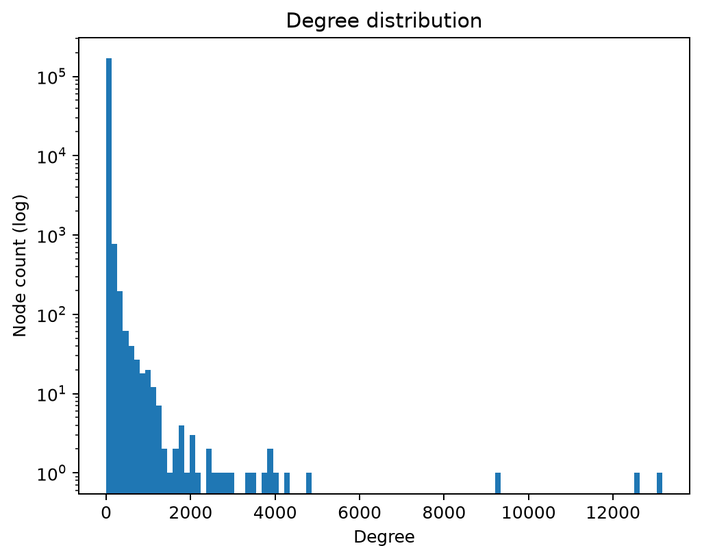
#> input picture results/graph_analysis/degree_distribution.png, 702 x 559 px, shrunk from 1025 x 816 before the run
$ python generate_dashboard_previews.py
#> lines starting #> are read from the running program, lines starting #| are printed output that depends on the picture
"""
Generate static visual preview cards for each of the 5 Streamlit Dashboard tabs,
fulfilling Task 08's deliverable: "Working dashboard and screenshots".
"""
import sys
from pathlib import Path

if sys.platform == "win32":
    if hasattr(sys.stdout, "reconfigure"):
        sys.stdout.reconfigure(encoding="utf-8", errors="replace")
    if hasattr(sys.stderr, "reconfigure"):
        sys.stderr.reconfigure(encoding="utf-8", errors="replace")

PROJECT_ROOT = Path(__file__).resolve().parent.parent
if str(PROJECT_ROOT) not in sys.path:
    sys.path.insert(0, str(PROJECT_ROOT))

import matplotlib.pyplot as plt
import matplotlib.image as mpimg
import pandas as pd

DASHBOARD_DIR = PROJECT_ROOT / "results" / "dashboard"
DASHBOARD_DIR.mkdir(parents=True, exist_ok=True)

print("--> Generating Dashboard Visual Screenshot Previews for Task 08...")

# 1. Tab 1 Preview: Graph Analysis
fig, (ax1, ax2) = plt.subplots(1, 2, figsize=(14, 6), facecolor="#0B1120")
fig.suptitle("📊 Tab 1: Graph Statistics & Network Topology (OGBN-Arxiv)", fontsize=16, color="#38BDF8", fontweight="bold", y=0.98)

deg_img_path = PROJECT_ROOT / "results" / "graph_analysis" / "degree_distribution.png"
if deg_img_path.exists():
    img1 = mpimg.imread(str(deg_img_path))
#> img1 is the input picture: shape (559, 702, 4) float32; mean R, G, B, A 0.952, 0.964, 0.972, 1
    ax1.imshow(img1)
    ax1.axis('off')
    ax1.set_title("Degree Distribution (Log-Scale)", color="#F1F5F9", fontsize=12)

sub_img_path = PROJECT_ROOT / "results" / "graph_analysis" / "sample_subgraph.png"
if sub_img_path.exists():
    img2 = mpimg.imread(str(sub_img_path))
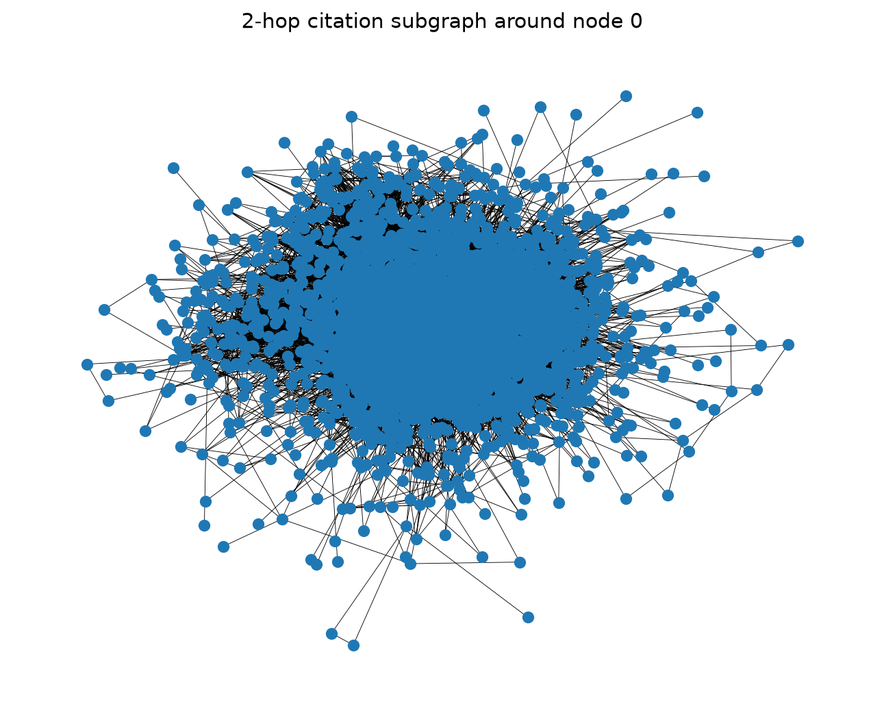
#> input picture results/graph_analysis/sample_subgraph.png, 884 x 715 px, shrunk from 1291 x 1044 before the run
#> img2 is the input picture: shape (715, 884, 4) float32; mean R, G, B, A 0.821, 0.878, 0.918, 1
    ax2.imshow(img2)
    ax2.axis('off')
    ax2.set_title("Sample 50-Node Citation Subgraph", color="#F1F5F9", fontsize=12)

plt.tight_layout()
plt.savefig(DASHBOARD_DIR / "tab1_graph_statistics.png", dpi=200, bbox_inches='tight', facecolor=fig.get_facecolor())
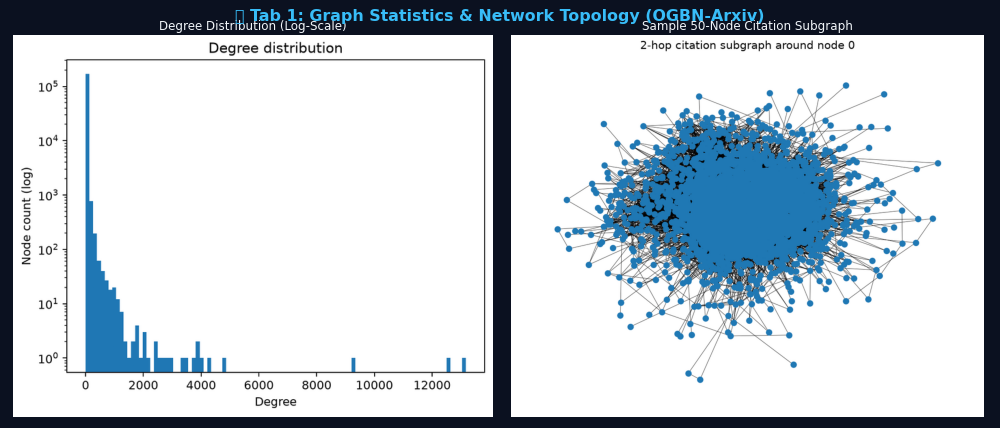
#> figure drawn by matplotlib, 2 panels
plt.close()
print("   --> Generated Tab 1 screenshot: results/dashboard/tab1_graph_statistics.png")

# 2. Tab 2 Preview: Training Dynamics
fig, (ax1, ax2) = plt.subplots(1, 2, figsize=(14, 6), facecolor="#0B1120")
fig.suptitle("📈 Tab 2: Training Dynamics & Loss Convergence", fontsize=16, color="#38BDF8", fontweight="bold", y=0.98)

gcn_train_path = PROJECT_ROOT / "results" / "training" / "gcn_training_plot.png"
if gcn_train_path.exists():
    img1 = mpimg.imread(str(gcn_train_path))
    ax1.imshow(img1)
    ax1.axis('off')
    ax1.set_title("Spectral GCN Training Trajectory", color="#F1F5F9", fontsize=12)

gat_train_path = PROJECT_ROOT / "results" / "training" / "gat_training_plot.png"
if gat_train_path.exists():
    img2 = mpimg.imread(str(gat_train_path))
    ax2.imshow(img2)
    ax2.axis('off')
    ax2.set_title("Multi-Head GAT Training Trajectory", color="#F1F5F9", fontsize=12)

plt.tight_layout()
plt.savefig(DASHBOARD_DIR / "tab2_training_dynamics.png", dpi=200, bbox_inches='tight', facecolor=fig.get_facecolor())
plt.close()
print("   --> Generated Tab 2 screenshot: results/dashboard/tab2_training_dynamics.png")

# 3. Tab 3 Preview: Model Evaluation
fig, (ax1, ax2) = plt.subplots(1, 2, figsize=(14, 6), facecolor="#0B1120")
fig.suptitle("🏆 Tab 3: Comparative Evaluation & 40-Class Confusion Matrices", fontsize=16, color="#38BDF8", fontweight="bold", y=0.98)

cm_gcn_path = PROJECT_ROOT / "results" / "evaluation" / "confusion_matrix_gcn.png"
if cm_gcn_path.exists():
    img1 = mpimg.imread(str(cm_gcn_path))
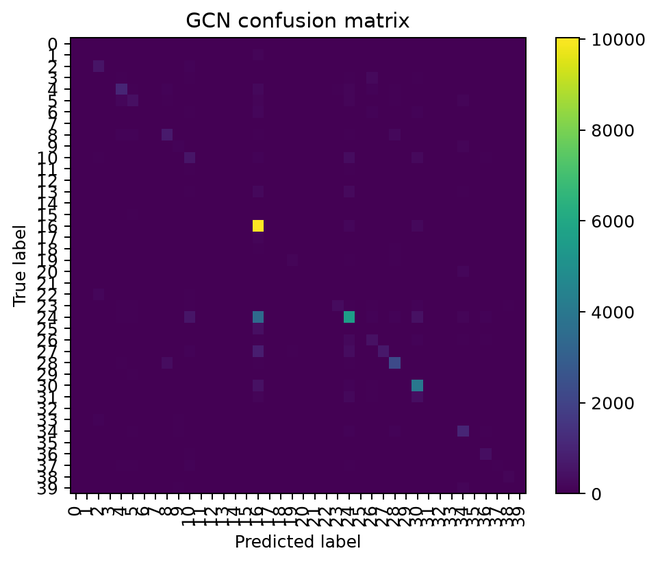
#> input picture results/evaluation/confusion_matrix_gcn.png, 658 x 564 px, shrunk from 961 x 823 before the run
#> img1 is the input picture: shape (564, 658, 4) float32; mean R, G, B, A 0.54, 0.403, 0.579, 1
    ax1.imshow(img1)
    ax1.axis('off')
    ax1.set_title("GCN 40-Class Confusion Matrix (58.64% Acc)", color="#F1F5F9", fontsize=12)

cm_gat_path = PROJECT_ROOT / "results" / "evaluation" / "confusion_matrix_gat.png"
if cm_gat_path.exists():
    img2 = mpimg.imread(str(cm_gat_path))
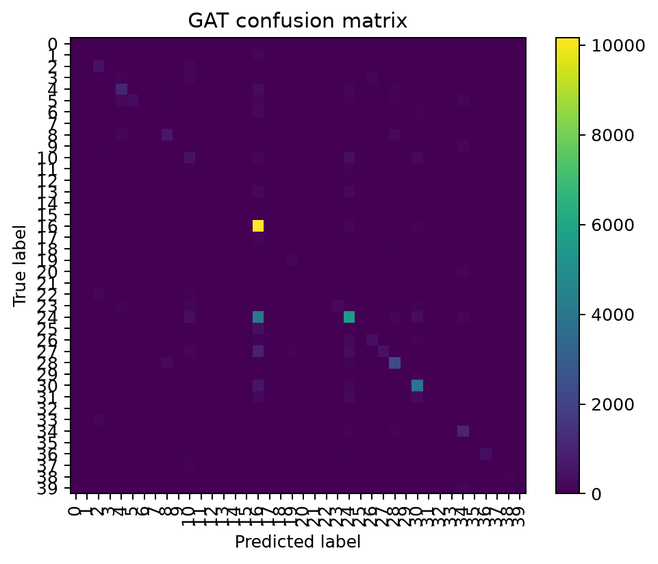
#> input picture results/evaluation/confusion_matrix_gat.png, 658 x 564 px, shrunk from 961 x 823 before the run
#> img2 is the input picture: shape (564, 658, 4) float32; mean R, G, B, A 0.54, 0.403, 0.579, 1
    ax2.imshow(img2)
    ax2.axis('off')
    ax2.set_title("GAT 40-Class Confusion Matrix (57.39% Acc)", color="#F1F5F9", fontsize=12)

plt.tight_layout()
plt.savefig(DASHBOARD_DIR / "tab3_model_evaluation.png", dpi=200, bbox_inches='tight', facecolor=fig.get_facecolor())
plt.close()
print("   --> Generated Tab 3 screenshot: results/dashboard/tab3_model_evaluation.png")

# 4. Tab 4 Preview: Node Classification Engine
fig, ax = plt.subplots(figsize=(12, 6), facecolor="#0B1120")
ax.axis('off')
fig.suptitle("🔬 Tab 4: Interactive Node Classification Engine & Prediction Inspector", fontsize=16, color="#38BDF8", fontweight="bold")

pred_path = PROJECT_ROOT / "results" / "evaluation" / "paper_predictions.csv"
if pred_path.exists():
    pred_df = pd.read_csv(pred_path).head(10)
    table_text = "Sample Held-out Test Paper Predictions (Top 10):\n\n" + pred_df.to_string(index=False)
    ax.text(0.05, 0.5, table_text, color="#F8FAFC", fontsize=10, family="monospace", va='center')

plt.tight_layout()
plt.savefig(DASHBOARD_DIR / "tab4_classification_lookup.png", dpi=200, bbox_inches='tight', facecolor=fig.get_facecolor())
plt.close()
print("   --> Generated Tab 4 screenshot: results/dashboard/tab4_classification_lookup.png")

# 5. Tab 5 Preview: Latent Embeddings & Explainability
fig, (ax1, ax2) = plt.subplots(1, 2, figsize=(14, 6), facecolor="#0B1120")
fig.suptitle("🌌 Tab 5: Latent Embeddings & Topic Explainability Manifolds", fontsize=16, color="#38BDF8", fontweight="bold", y=0.98)

pca_path = PROJECT_ROOT / "results" / "explainability" / "pca_embeddings.png"
if pca_path.exists():
    img1 = mpimg.imread(str(pca_path))
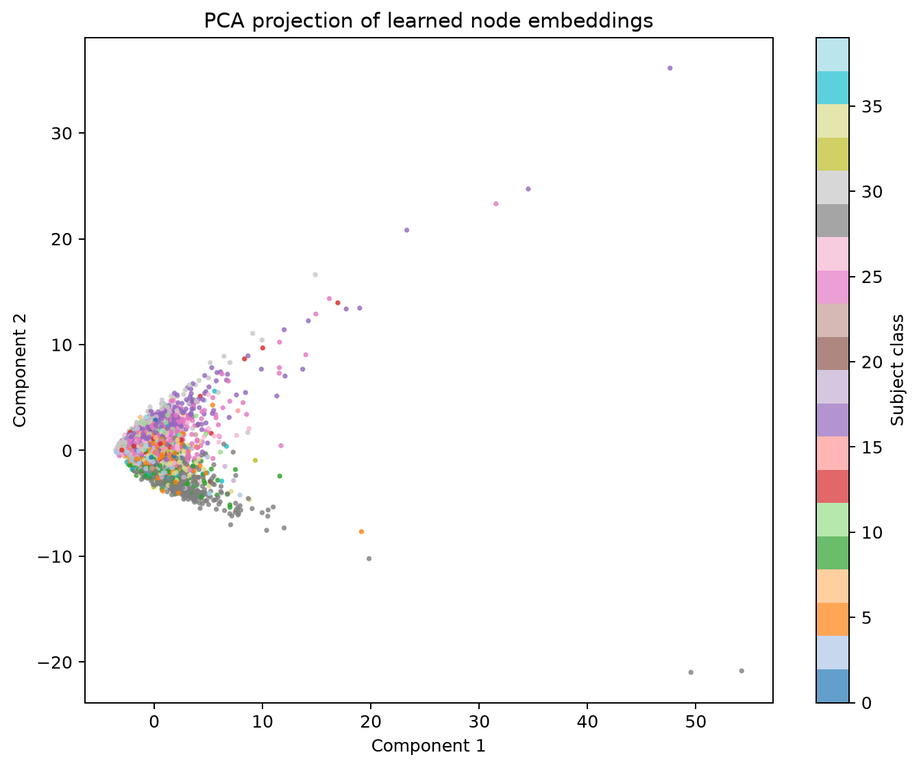
#> input picture results/explainability/pca_embeddings.png, 919 x 768 px, shrunk from 1341 x 1121 before the run
#> img1 is the input picture: shape (768, 919, 4) float32; mean R, G, B, A 0.973, 0.971, 0.97, 1
    ax1.imshow(img1)
    ax1.axis('off')
    ax1.set_title("2D Linear PCA Latent Projection", color="#F1F5F9", fontsize=12)

tsne_path = PROJECT_ROOT / "results" / "explainability" / "tsne_embeddings.png"
if tsne_path.exists():
    img2 = mpimg.imread(str(tsne_path))
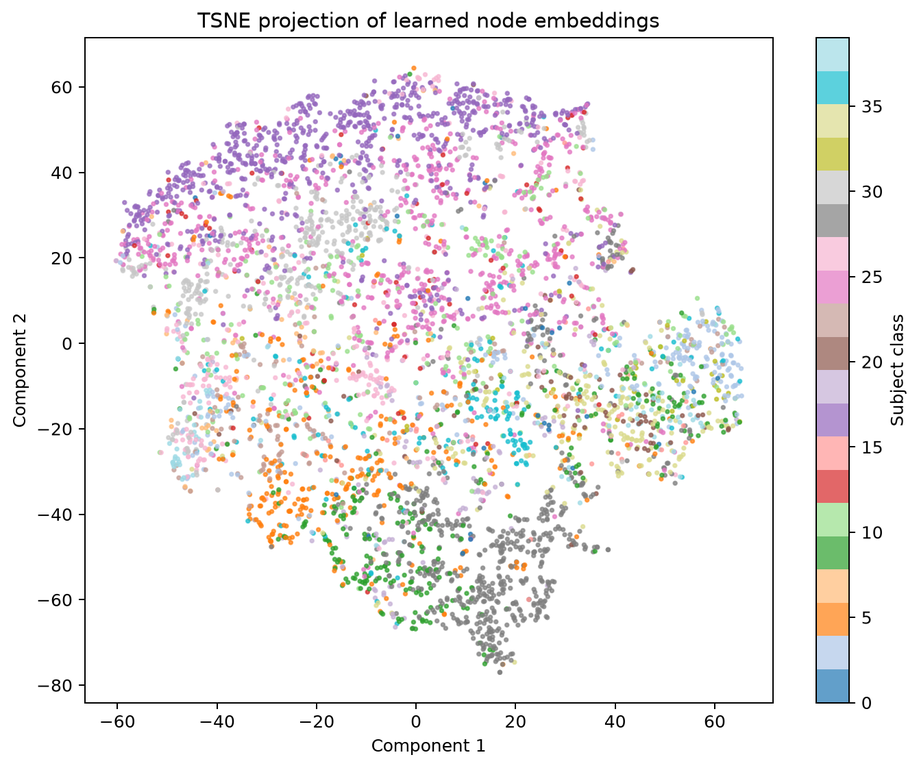
#> input picture results/explainability/tsne_embeddings.png, 919 x 768 px, shrunk from 1341 x 1121 before the run
#> img2 is the input picture: shape (768, 919, 4) float32; mean R, G, B, A 0.948, 0.939, 0.94, 1
    ax2.imshow(img2)
    ax2.axis('off')
    ax2.set_title("2D Non-Linear t-SNE Topic Clusters", color="#F1F5F9", fontsize=12)

plt.tight_layout()
plt.savefig(DASHBOARD_DIR / "tab5_embeddings_explainability.png", dpi=200, bbox_inches='tight', facecolor=fig.get_facecolor())
plt.close()
print("   --> Generated Tab 5 screenshot: results/dashboard/tab5_embeddings_explainability.png")

print(f"🎉 All 5 dashboard screenshots successfully saved to: {DASHBOARD_DIR}")
